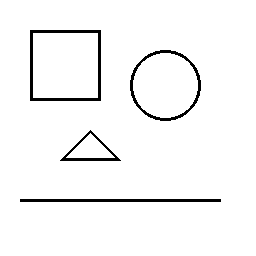
#> input picture ProcessamentoImagens/3️ - Filtros de Detecção e Realce de Bordas/imagem3.jpg, 256 x 256 px
$ python prewitt.py
#> lines starting #> are read from the running program, lines starting #| are printed output that depends on the picture; after the words box and inside, x2 and y2 are one past the last pixel; in counts of white or black regions, pixels touching at a corner belong together
#> further down, imagem is the input picture: PIL image 256x256 RGB; 96.4% white; 4 black regions, box (x1, y1, x2, y2) and area: (30, 30, 101, 101) 816, (130, 50, 201, 121) 616, (20, 199, 221, 202) 603, (60, 130, 121, 161) 336
from PIL import Image
import numpy as np

def filtro_prewitt(imagem_np):

    imagem_gray = np.dot(imagem_np[...,:3], [0.2989, 0.5870, 0.1140])

    kernel_x = np.array([[1, 0, -1],
                         [1, 0, -1],
                         [1, 0, -1]])
    kernel_y = np.array([[1,  1,  1],
                         [0,  0,  0],
                         [-1, -1, -1]])

    altura, largura = imagem_gray.shape
#> altura = 256; largura = 256
    bordas = np.zeros_like(imagem_gray)

    for y in range(1, altura - 1):
        for x in range(1, largura - 1):
            regiao = imagem_gray[y-1:y+2, x-1:x+2]
            gx = np.sum(kernel_x * regiao)
            gy = np.sum(kernel_y * regiao)
            magnitude = np.sqrt(gx**2 + gy**2)
            bordas[y, x] = magnitude
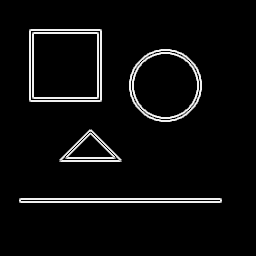
#> bordas: shape (256, 256) float64; min 0, max 806.3, mean 37.7; drawn with min black and max white

    bordas = np.clip(bordas, 0, 255).astype(np.uint8)
    return Image.fromarray(bordas)

imagem = Image.open("imagem3.jpg").convert("RGB")
imagem_np = np.array(imagem)

imagem_prewitt = filtro_prewitt(imagem_np)

imagem_prewitt.save("imagem3modificada.jpg")
